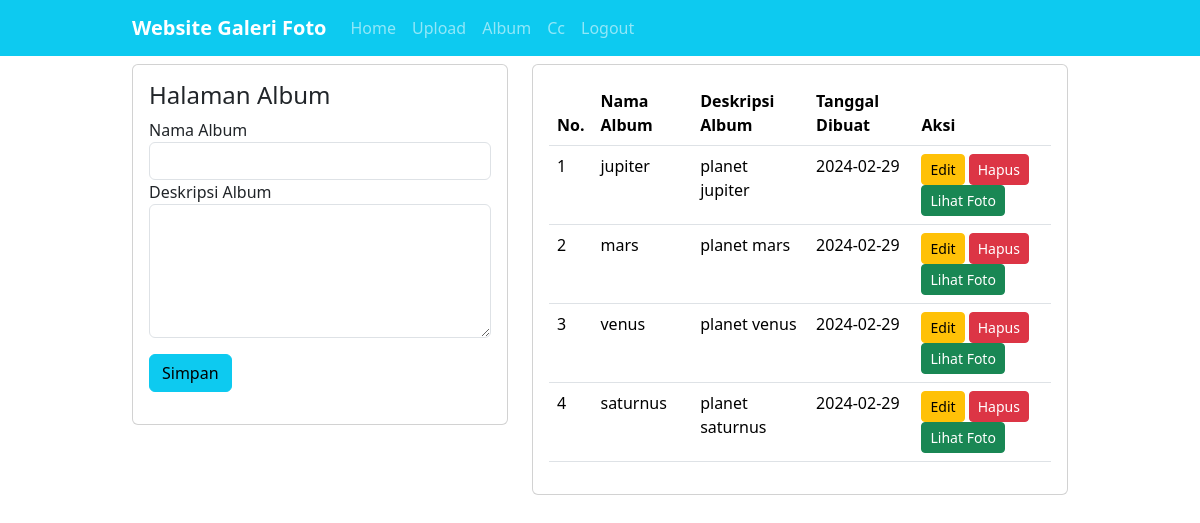
The app's page /?url=album (signed in) with its own data.
### tables this page shows
CREATE TABLE `album` (
  `albumid` int(11) NOT NULL,
  `namaalbum` varchar(255) NOT NULL,
  `deskripsi` text NOT NULL,
  `tanggaldibuat` date NOT NULL,
  `userid` int(11) NOT NULL
);

### page/album.php (the view, shortened to what this page needs)
<div class="container">
    <div class="row">
    <div class="col-5">
            <div class="card mt-2">
                <div class="card-body">
                    <h4>Halaman Album</h4>
                   <?php if(!isset($_GET['edit'])): ?>
                    <form action="?url=album" method="post">
                    <div class="form-group">
                        <label>Nama Album</label>
                        <input type="text" class="form-control" required name="namaalbum">
                    </div>
                    <div class="form-group">
                        <label>Deskripsi Album</label>
                        <textarea name="deskripsi" class="form-control" required cols="30" rows="5"></textarea>
                    </div>
                    <input type="submit" value="Simpan" name="submit" class="btn btn-info my-3">
                    </form>
                    <?php endif; ?>
                </div>
                </div>
            </div>
        <div class="col-7">
       <div class="card mt-2">
         <div class="card-body">
           <table class="table table-hovered">
                <thead>
                    <tr>
                        <th>No.</th>
                        <th>Nama Album</th>
                        <th>Deskripsi Album</th>
                        <th>Tanggal Dibuat</th>
                        <th>Aksi</th>
                    </tr>
                </thead>
                <tbody>
                    <?php
                        $i=1;
                        $userid=@$_SESSION['userid'];
                        $albums=mysqli_query($conn, "SELECT * FROM album WHERE userid='$userid'");
                        foreach($albums as $album):
                    ?>
                    <tr>
                        <td><?= $i++ ?></td>
                        <td><?= $album['namaalbum'] ?></td>
                        <td><?= $album['deskripsi'] ?></td>
                        <td><?= $album['tanggaldibuat'] ?></td>
                        <td>
                            <a href="?url=album&&edit&&albumid=<?= $album['albumid'] ?>" class="btn btn-sm btn-warning">Edit</a>
                            <a href="?url=album&&hapus&&albumid=<?= $album['albumid'] ?>" class="btn btn-sm btn-danger">Hapus</a>
                            <a href="?url=kategori&&albumid=<?= $album['albumid'] ?>" class="btn btn-sm btn-success">Lihat Foto</a>
                        </td>
                    </tr>
                    <?php endforeach; ?>
                </tbody>
         </table>
       </div>
      </div>
    </div>
</div>

### assets/css/style.css (style rules this page uses)
.container { width: 80%; margin: 0 auto; }
.container:after { content: ''; display: block; clear: both; }

### records on screen
album: namaalbum "jupiter", deskripsi "planet jupiter", tanggaldibuat "2024-02-29"
album: namaalbum "mars", deskripsi "planet mars", tanggaldibuat "2024-02-29"
album: namaalbum "venus", deskripsi "planet venus", tanggaldibuat "2024-02-29"
album: namaalbum "saturnus", deskripsi "planet saturnus", tanggaldibuat "2024-02-29"

### other values on screen
$_SESSION['username'] "Cc"
